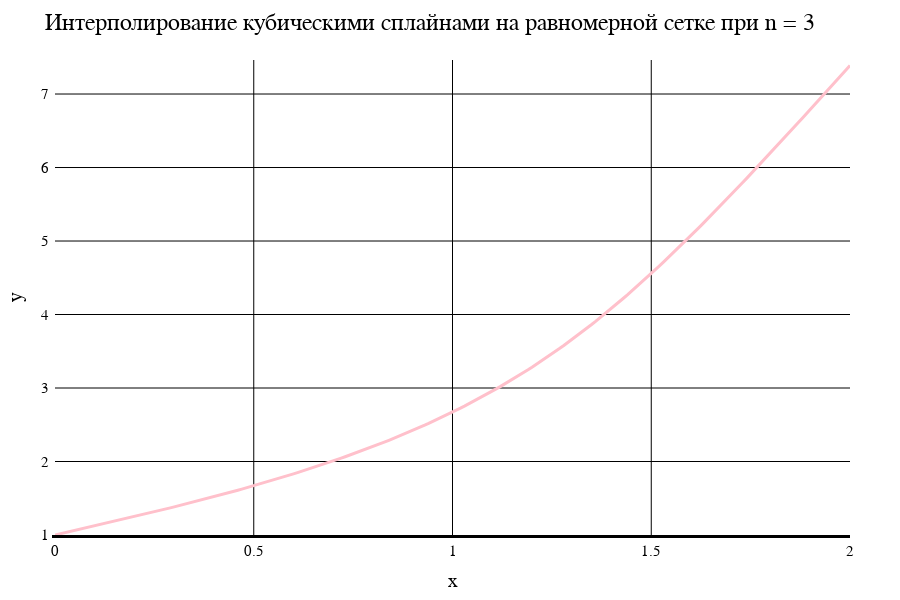

The cell this chart's notebook holds for it:
### Markdown cell above
Сплайн. Равномерная сетка

### Code cell
data3[1]

### Figure 1 — Plotly figure (JSON) as saved in the notebook; plotly's stock layout.template omitted (floating-point values rounded to 4 significant figures; data arrays with more than 128 entries replaced by an {"elided": "..."} marker saying what was removed)
{"data": [{"line": {"color": "pink", "width": 3}, "mode": "line", "type": "scatter", "x": {"elided": "201 float values"}, "y": {"elided": "201 float values"}}], "layout": {"coloraxis": {"outlinecolor": "black"}, "font": {"color": "black", "family": "Time New Roman"}, "height": 600, "margin": {"b": 50, "l": 50, "r": 50, "t": 60}, "paper_bgcolor": "white", "plot_bgcolor": "white", "title": {"autosize": false, "font": {"color": "black", "family": "Times New Roman", "size": 24}, "paper_bgcolor": "red", "text": "Интерполирование кубическими сплайнами на равномерной сетке при n = 3"}, "width": 900, "xaxis": {"color": "black", "gridcolor": "black", "gridwidth": 1, "linecolor": "black", "linewidth": 3, "tickfont": {"size": 15}, "title": {"font": {"color": "black", "family": "Times New Roman", "size": 20}, "text": "x"}, "zeroline": true, "zerolinecolor": "black", "zerolinewidth": 3}, "yaxis": {"exponentformat": "power", "gridcolor": "black", "gridwidth": 1, "linewidth": 3, "range": [1, 7.463], "tickfont": {"size": 15}, "title": {"font": {"color": "black", "family": "Times New Roman", "size": 20}, "text": "y"}, "zeroline": true, "zerolinecolor": "black", "zerolinewidth": 1}}}
